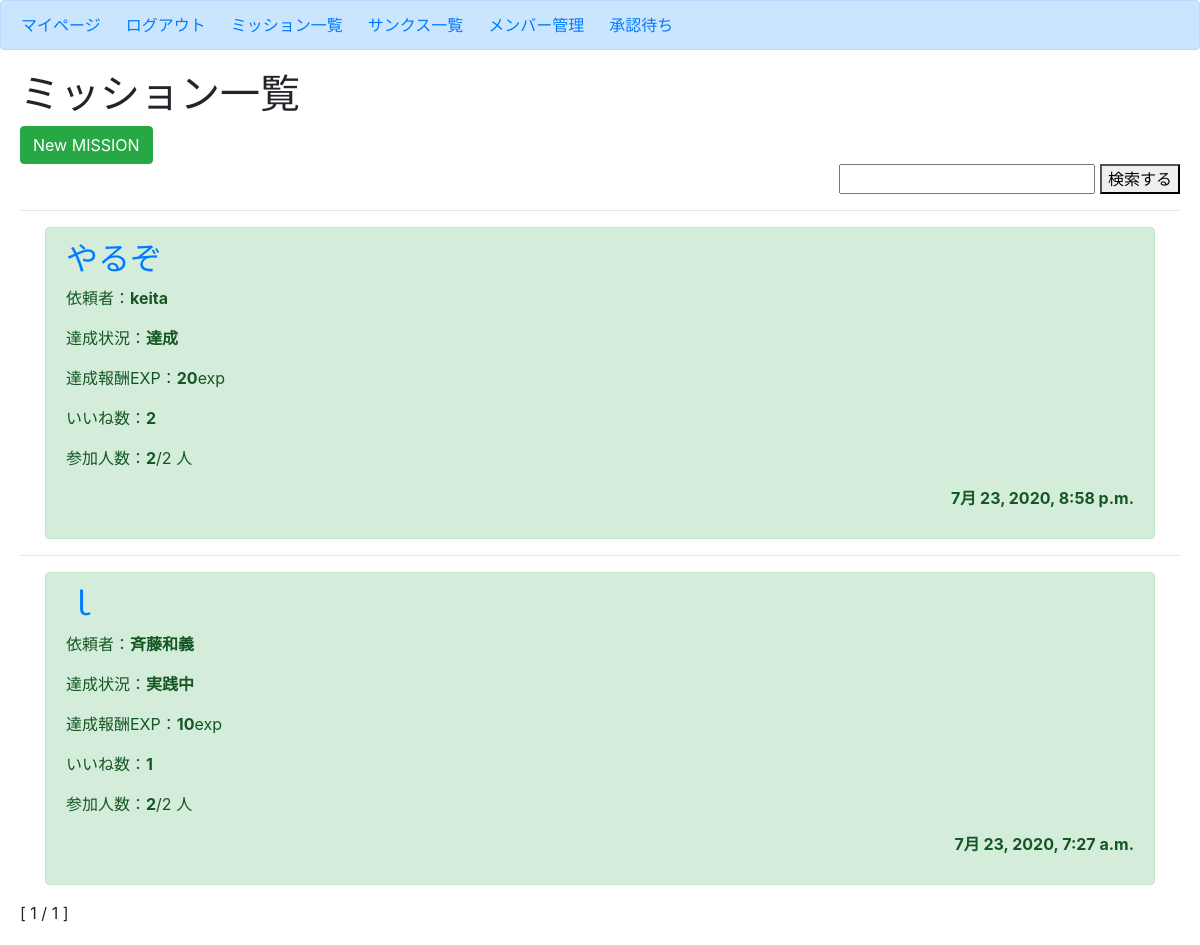
Before: /mission/home/ (signed in) with the older database file.
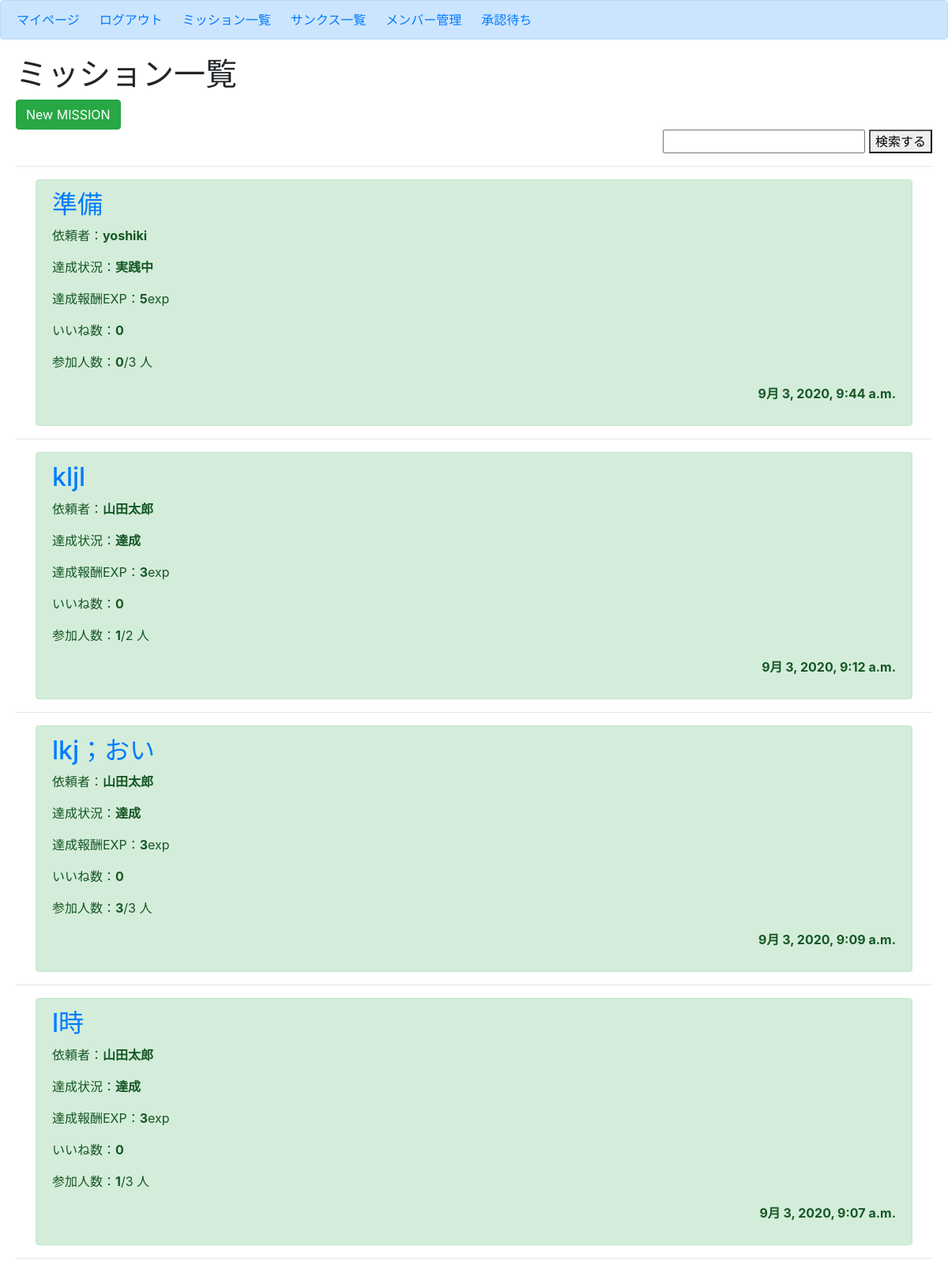
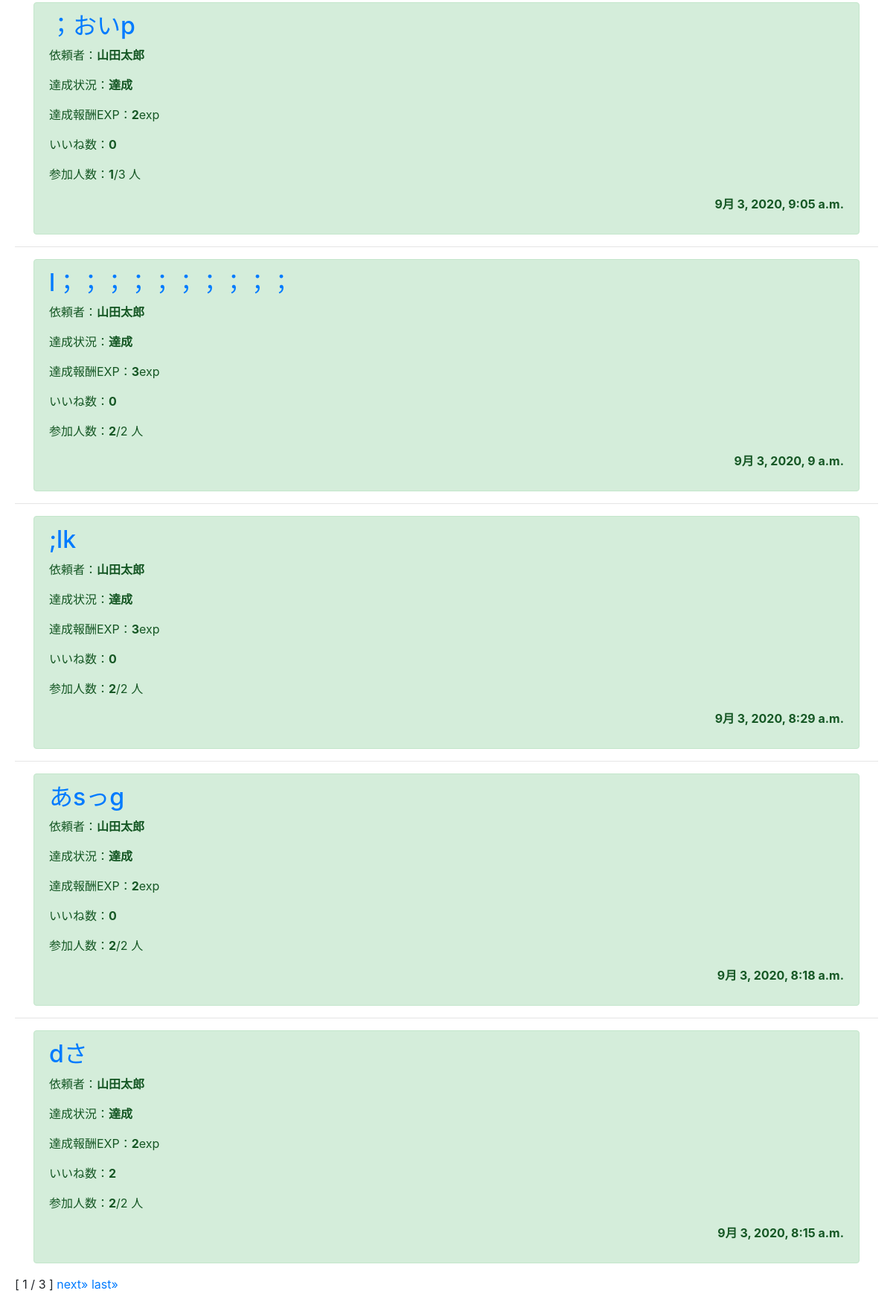
After: the same page with the newer database file (2 pictures, top to bottom).
### mission/models.py (models this page shows, shortened)
class Mission(models.Model):
    author = models.ForeignKey(User, on_delete=models.CASCADE)
    title = models.CharField(max_length=100)
    content = models.TextField()
    date_posted = models.DateTimeField(default=timezone.now)
    mission_flg = models.IntegerField(choices=EXAMPLE_FLG, default=0)    # 達成状況(0:実践中 / 1:達成)
    cost_exp = models.IntegerField(default=3)                            # 作成時に消費されるポイント(使えていない)
    success_exp = models.IntegerField(default=0)                        # クリア報酬ポイント
    good_count = models.IntegerField(default=0)                          # いいね数
    participants = models.IntegerField(default=0)                        # 参加者数
    participants_limit = models.IntegerField(default=0)                  # 参加人数制限
    participants_list_text = models.CharField(max_length=200, default='')# 参加者リスト(文字列で保存)
    participants_list = models.ManyToManyField(Profile)                  # 参加者リスト(他対他)
    approval = models.IntegerField(choices=EXAMPLE_APPROVAL, default=0)  # 承認状況

### mission/views.py (the view)
# urls.py: path('mission/home/',views.MissionListView.as_view(),name='mission-home'),
class MissionListView(ListView):
    model = Mission
    template_name = 'mission/home.html'
    context_object_name = 'missions'
    paginate_by = 9
    def get_context_data(self, **kwargs):
        context = super(MissionListView, self).get_context_data(**kwargs)
        profile = Profile.objects.get(user=self.request.user)
        context["profile"] = profile
        return context
    def get_queryset(self):
        q_word = self.request.GET.get('query')
        if q_word:
            object_list = Mission.objects.filter(
                Q(author__username__icontains=q_word)|Q(participants_list__user__username__icontains=q_word)).order_by('-date_posted')
        else:
            object_list = Mission.objects.all().order_by('-date_posted')
        return object_list

### mission/templates/mission/home.html (shortened to what this page needs)
{% extends 'mission/base.html' %}
{% block body %}
<h1>ミッション一覧</h1>
<div>
    <form action="{% url 'mission-create' %}">
        <button type="submit" class="btn btn-success">New MISSION</button>
    </form>
    <form class="search" action="" method="get">
        <input name="query" value="{{ request.GET.query }}" type="text">
        <button type="submit">検索する</button>
    </form>
    {% for mission in missions %}
        {% if mission.get_approval_display == '承認済み' %}
            <hr>
            <div class='container'>
                <div class="alert alert-success" role="alert">
                    <h2 class="text-left"><a href="{% url 'mission-detail' mission.id %}">{{ mission.title }}</a></h2>
                    <p class="text-left">依頼者：<b>{{ mission.author }}</b></p>
                    <p class="text-left">達成状況：<b>{{ mission.get_mission_flg_display }}</b></p>
                    <p class="text-left">達成報酬EXP：<b>{{ mission.success_exp }}</b>exp</p>
                    <p class="text-left">いいね数：<b>{{ mission.good_count }}</b></p>
                    <p class="text-left">参加人数：<b>{{ mission.participants }}</b>/{{ mission.participants_limit }} 人</p>
                    <p class="text-right"><b>{{ mission.date_posted }}</b></p>
                </div>
            </div>
        {% endif %}
    {% endfor %}
        <span>[ {{ page_obj.number }} / {{ page_obj.paginator.num_pages }} ]</span>
    {% if page_obj.has_next %}
        <a href="?page={{ page_obj.next_page_number}}">next&raquo;</a>
        <a href="?page={{ page_obj.paginator.num_pages }}">last&raquo;</a>
    {% endif %}
</div>
{% endblock body %}

Changed rows visible on the page:
no longer on this page (row unchanged): Mission: title "やるぞ", author "keita", mission_flg "達成", success_exp "20", good_count "2", participants "2", participants_limit "2", date_posted "7月 23, 2020, 8:58 p.m."
no longer on this page (row unchanged): Mission: title "ｌ", author "斉藤和義", mission_flg "実践中", success_exp "10", good_count "1", participants "2", participants_limit "2", date_posted "7月 23, 2020, 7:27 a.m."
added Mission: title "準備", author "yoshiki", mission_flg "実践中", success_exp "5", good_count "0", participants "0", participants_limit "3", date_posted "9月 3, 2020, 9:44 a.m."
added Mission: title "kljl", author "山田太郎", mission_flg "達成", success_exp "3", good_count "0", participants "1", participants_limit "2", date_posted "9月 3, 2020, 9:12 a.m."
added Mission: title "lkj；おい", author "山田太郎", mission_flg "達成", success_exp "3", good_count "0", participants "3", participants_limit "3", date_posted "9月 3, 2020, 9:09 a.m."
added Mission: title "l時", author "山田太郎", mission_flg "達成", success_exp "3", good_count "0", participants "1", participants_limit "3", date_posted "9月 3, 2020, 9:07 a.m."
added Mission: title "；おいp", author "山田太郎", mission_flg "達成", success_exp "2", good_count "0", participants "1", participants_limit "3", date_posted "9月 3, 2020, 9:05 a.m."
added Mission: title "l；；；；；；；；；；", author "山田太郎", mission_flg "達成", success_exp "3", good_count "0", participants "2", participants_limit "2", date_posted "9月 3, 2020, 9 a.m."
added Mission: title ";lk", author "山田太郎", mission_flg "達成", success_exp "3", good_count "0", participants "2", participants_limit "2", date_posted "9月 3, 2020, 8:29 a.m."
added Mission: title "あsっg", author "山田太郎", mission_flg "達成", success_exp "2", good_count "0", participants "2", participants_limit "2", date_posted "9月 3, 2020, 8:18 a.m."
added Mission: title "dさ", author "山田太郎", mission_flg "達成", success_exp "2", good_count "2", participants "2", participants_limit "2", date_posted "9月 3, 2020, 8:15 a.m."
Other visible differences:
{{ page_obj.paginator.num_pages }}: "1" → "3"
text now shown: "next» last»"
